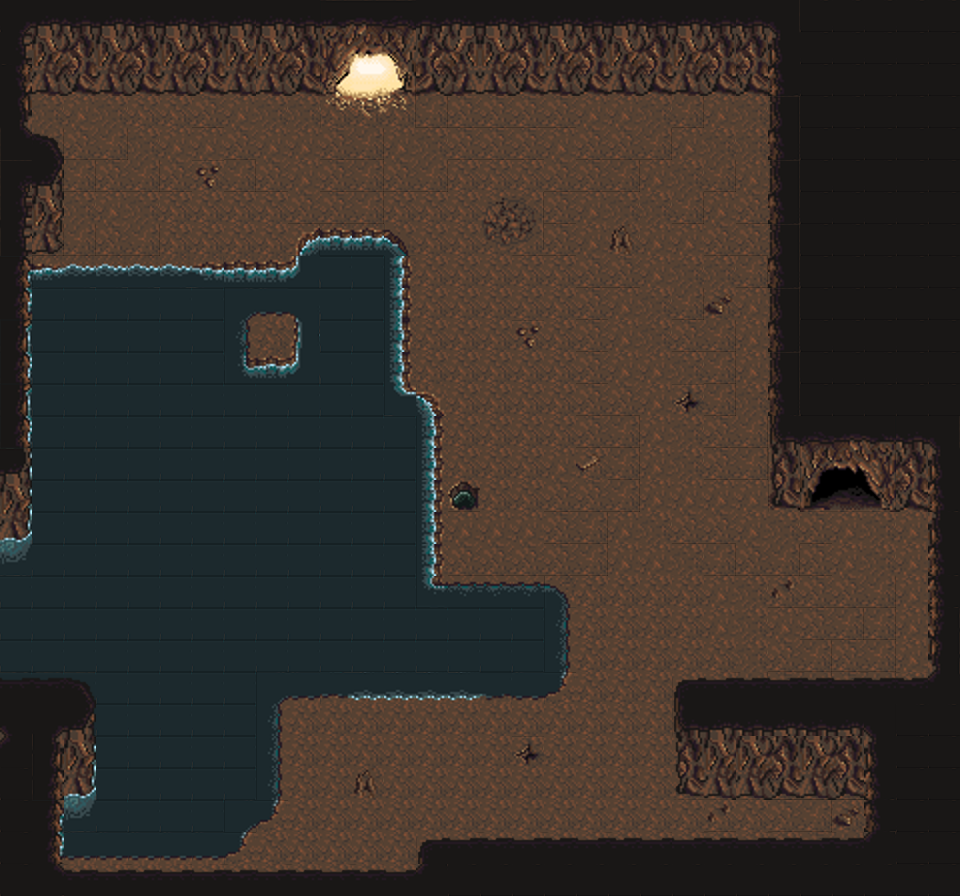

This game map was drawn from its Tiled (.tmx) file and the tilesets committed beside it. A one-line description and the trimmed map source follow:
An orthogonal 30x28 tile map with 32x32 px tiles, 3 tile layers (Background, Foreground, Top), 2 tilesets and 39 objects (Up_Down, Top_Bottom, Bottom_Top).

<map version="1.0" orientation="orthogonal" renderorder="right-down" width="30" height="28" tilewidth="32" tileheight="32" nextobjectid="54">
 <tileset firstgid="1" name="cave_32bit" tilewidth="32" tileheight="32" tilecount="336">
  <image source="../images/tileset/cave_32bit.png" width="512" height="672" />
 </tileset>
 <tileset firstgid="337" name="dungeon_objects" tilewidth="32" tileheight="32" tilecount="512">
  <image source="../images/tileset/dungeon_objects.png" width="224" height="224" />
 </tileset>
 <layer name="Background" width="30" height="28">
  <data>[840 cells, 840 non-empty, 43 distinct tile ids]</data>
 </layer>
 <layer name="Foreground" width="30" height="28">
  <data>[840 cells, 185 non-empty, 63 distinct tile ids]</data>
 </layer>
 <layer name="Top" width="30" height="28">
  <data>[840 cells, 19 non-empty, 8 distinct tile ids]</data>
 </layer>
 <objectgroup name="Collision">
  <object id="1" x="194" y="256" width="109" height="19" />
  <object id="2" x="295" y="228" width="115" height="25" />
  <object id="4" x="392" y="255" width="18" height="148" />
  <object id="5" x="412" y="389" width="33" height="14" />
  <object id="6" x="427" y="404" width="18" height="186" />
  <object id="7" x="446" y="575" width="116" height="15" />
  <object id="10" x="556" y="575" width="17" height="129" />
  <object id="12" x="480" y="688" width="75" height="16" />
  <object id="13" x="277" y="688" width="73" height="16" />
  <object id="14" x="271" y="688" width="15" height="127" />
  <object id="15" x="64" y="847" width="175" height="15" />
  <object id="16" x="236" y="824" width="10" height="38" />
  <object id="19" x="243" y="817" width="43" height="15" />
  <object id="20" x="33" y="262" width="31" height="12" />
  <object id="21" x="32" y="163" width="32" height="98" />
  <object id="22" x="8" y="88" width="27" height="451" />
  <object id="23" x="19" y="78" width="311" height="22" />
  <object id="25" x="409" y="76" width="364" height="24" />
  <object id="26" x="762" y="76" width="25" height="436" />
  <object id="28" x="777" y="494" width="22" height="18" />
  <object id="29" x="889" y="493" width="46" height="19" />
  <object id="30" x="671" y="704" width="24" height="96" />
  <object id="33" x="924" y="492" width="14" height="227" />
  <object id="34" x="681" y="704" width="257" height="14" />
  <object id="35" x="680" y="779" width="198" height="21" />
  <object id="36" x="863" y="782" width="14" height="61" />
  <object id="37" x="423" y="833" width="441" height="13" />
  <object id="38" x="415" y="833" width="11" height="36" />
  <object id="39" x="61" y="864" width="365" height="9" />
  <object id="40" x="51" y="733" width="17" height="141" />
  <object id="41" x="64" y="779" width="36" height="21" />
  <object id="43" x="87" y="700" width="13" height="97" />
  <object id="45" x="11" y="700" width="89" height="14" />
  <object id="46" x="242" y="310" width="59" height="61" />
  <object id="48" x="787" y="474" width="122" height="18" />
  <object id="52" x="445" y="481" width="36" height="32" />
 </objectgroup>
 <objectgroup name="Connection_testmap1">
  <object id="47" name="Connection1" type="Up_Down" x="330" y="86" width="79" height="14" />
 </objectgroup>
 <objectgroup name="TerrainChange">
  <object id="50" name="Walk_Swim" type="Top_Bottom" x="64" y="260" width="129" height="14" />
  <object id="51" name="Walk_Swim" type="Bottom_Top" x="351" y="691" width="128" height="13" />
 </objectgroup>
</map>